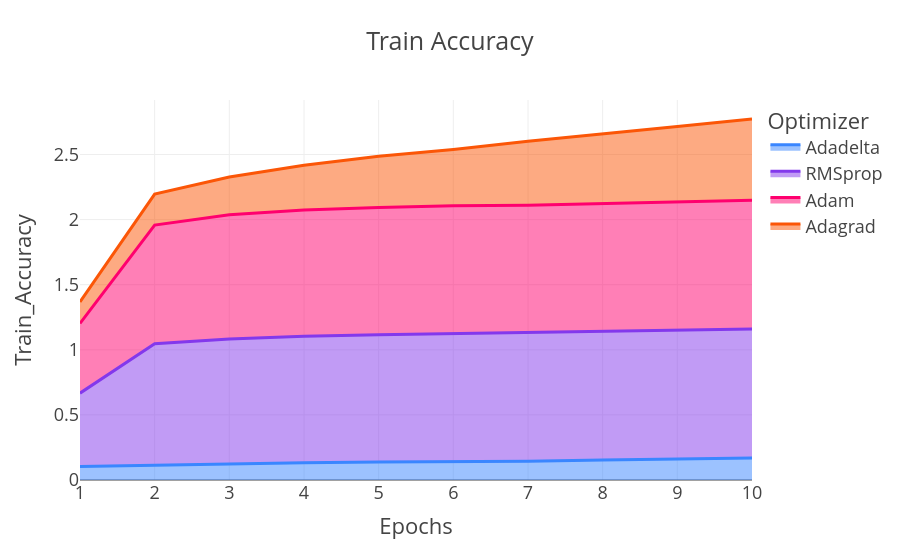

The notebook cell this image was saved under:
### Markdown cell above
# **Optimization**

### Code cell
scatterplot = px.area(
    data_frame=opt,  
    x="Epochs",
    y="Train_Accuracy",
    color="Optimizer",
    color_discrete_sequence=["#3a86ff", "#8338ec", "#ff006e", "#fb5607"],
    title='Train Accuracy',
    # width=500,
    # height=500,
    template='presentation',
)

pio.show(scatterplot, filename='Opt_train_acc.html')

### Figure 1 — Plotly figure (JSON) as saved in the notebook; plotly's stock layout.template omitted (floating-point values rounded to 4 significant figures)
{"data": [{"fillpattern": {"shape": ""}, "hovertemplate": "Optimizer=Adadelta<br>Epochs=%{x}<br>Train_Accuracy=%{y}<extra></extra>", "legendgroup": "Adadelta", "line": {"color": "#3a86ff"}, "marker": {"symbol": "circle"}, "mode": "lines", "name": "Adadelta", "orientation": "v", "showlegend": true, "stackgroup": "1", "type": "scatter", "x": [6, 8, 10, 9, 3, 4, 7, 1, 2, 5], "xaxis": "x", "y": [0.141, 0.1529, 0.168, 0.1607, 0.1221, 0.1333, 0.1448, 0.1045, 0.1157, 0.139], "yaxis": "y"}, {"fillpattern": {"shape": ""}, "hovertemplate": "Optimizer=RMSprop<br>Epochs=%{x}<br>Train_Accuracy=%{y}<extra></extra>", "legendgroup": "RMSprop", "line": {"color": "#8338ec"}, "marker": {"symbol": "circle"}, "mode": "lines", "name": "RMSprop", "orientation": "v", "showlegend": true, "stackgroup": "1", "type": "scatter", "x": [9, 5, 8, 10, 3, 2, 1, 6, 4, 7], "xaxis": "x", "y": [0.9879, 0.9767, 0.9868, 0.991, 0.9615, 0.9302, 0.5623, 0.9829, 0.9703, 0.9842], "yaxis": "y"}, {"fillpattern": {"shape": ""}, "hovertemplate": "Optimizer=Adam<br>Epochs=%{x}<br>Train_Accuracy=%{y}<extra></extra>", "legendgroup": "Adam", "line": {"color": "#ff006e"}, "marker": {"symbol": "circle"}, "mode": "lines", "name": "Adam", "orientation": "v", "showlegend": true, "stackgroup": "1", "type": "scatter", "x": [2, 1, 10, 4, 8, 3, 9, 5, 6, 7], "xaxis": "x", "y": [0.9121, 0.5357, 0.9894, 0.9691, 0.9814, 0.9542, 0.9843, 0.9762, 0.9815, 0.981], "yaxis": "y"}, {"fillpattern": {"shape": ""}, "hovertemplate": "Optimizer=Adagrad<br>Epochs=%{x}<br>Train_Accuracy=%{y}<extra></extra>", "legendgroup": "Adagrad", "line": {"color": "#fb5607"}, "marker": {"symbol": "circle"}, "mode": "lines", "name": "Adagrad", "orientation": "v", "showlegend": true, "stackgroup": "1", "type": "scatter", "x": [7, 4, 8, 5, 10, 1, 2, 6, 3, 9], "xaxis": "x", "y": [0.4913, 0.344, 0.5346, 0.3942, 0.6239, 0.1649, 0.2371, 0.4326, 0.2889, 0.5823], "yaxis": "y"}], "layout": {"legend": {"title": {"text": "Optimizer"}, "tracegroupgap": 0}, "title": {"text": "Train Accuracy"}, "xaxis": {"anchor": "y", "domain": [0, 1], "title": {"text": "Epochs"}}, "yaxis": {"anchor": "x", "domain": [0, 1], "title": {"text": "Train_Accuracy"}}}}
